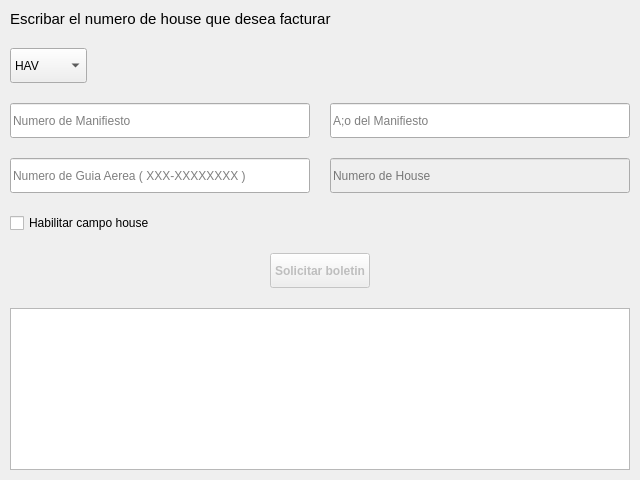
<?xml version="1.0" encoding="UTF-8"?>
<ui version="4.0">
 <class>Frame</class>
 <widget class="QFrame" name="Frame">
  <property name="geometry">
   <rect>
    <x>0</x>
    <y>0</y>
    <width>640</width>
    <height>480</height>
   </rect>
  </property>
  <property name="windowTitle">
   <string>Importar boletin aduanal</string>
  </property>
  <layout class="QVBoxLayout" name="verticalLayout">
   <property name="spacing">
    <number>20</number>
   </property>
   <property name="leftMargin">
    <number>10</number>
   </property>
   <property name="topMargin">
    <number>10</number>
   </property>
   <property name="rightMargin">
    <number>10</number>
   </property>
   <property name="bottomMargin">
    <number>10</number>
   </property>
   <item>
    <widget class="QLabel" name="topic">
     <property name="font">
      <font>
       <pointsize>11</pointsize>
      </font>
     </property>
     <property name="text">
      <string>Escribar el numero de house que desea facturar</string>
     </property>
     <property name="alignment">
      <set>Qt::AlignLeading|Qt::AlignLeft|Qt::AlignVCenter</set>
     </property>
    </widget>
   </item>
   <item>
    <layout class="QHBoxLayout" name="horizontalLayout_4">
     <item>
      <widget class="QComboBox" name="database_select">
       <property name="minimumSize">
        <size>
         <width>75</width>
         <height>35</height>
        </size>
       </property>
       <property name="currentIndex">
        <number>0</number>
       </property>
       <property name="insertPolicy">
        <enum>QComboBox::InsertAtTop</enum>
       </property>
       <property name="placeholderText">
        <string>Sucursal</string>
       </property>
       <item>
        <property name="text">
         <string>HAV</string>
        </property>
       </item>
       <item>
        <property name="text">
         <string>VRA</string>
        </property>
       </item>
       <item>
        <property name="text">
         <string>CFG</string>
        </property>
       </item>
      </widget>
     </item>
     <item>
      <spacer name="horizontalSpacer">
       <property name="orientation">
        <enum>Qt::Horizontal</enum>
       </property>
       <property name="sizeHint" stdset="0">
        <size>
         <width>40</width>
         <height>20</height>
        </size>
       </property>
      </spacer>
     </item>
    </layout>
   </item>
   <item>
    <layout class="QHBoxLayout" name="horizontalLayout_3">
     <item>
      <widget class="QLineEdit" name="mnft_number_lineEdit">
       <property name="minimumSize">
        <size>
         <width>0</width>
         <height>35</height>
        </size>
       </property>
       <property name="maxLength">
        <number>4</number>
       </property>
       <property name="placeholderText">
        <string>Numero de Manifiesto</string>
       </property>
       <property name="clearButtonEnabled">
        <bool>true</bool>
       </property>
      </widget>
     </item>
     <item>
      <widget class="QLineEdit" name="mnft_year_lineEdit">
       <property name="minimumSize">
        <size>
         <width>0</width>
         <height>35</height>
        </size>
       </property>
       <property name="maxLength">
        <number>4</number>
       </property>
       <property name="placeholderText">
        <string>A;o del Manifiesto</string>
       </property>
       <property name="clearButtonEnabled">
        <bool>true</bool>
       </property>
      </widget>
     </item>
    </layout>
   </item>
   <item>
    <layout class="QHBoxLayout" name="horizontalLayout">
     <item>
      <widget class="QLineEdit" name="awb_lineEdit">
       <property name="minimumSize">
        <size>
         <width>0</width>
         <height>35</height>
        </size>
       </property>
       <property name="inputMask">
        <string/>
       </property>
       <property name="text">
        <string/>
       </property>
       <property name="maxLength">
        <number>12</number>
       </property>
       <property name="alignment">
        <set>Qt::AlignLeading|Qt::AlignLeft|Qt::AlignVCenter</set>
       </property>
       <property name="placeholderText">
        <string>Numero de Guia Aerea ( XXX-XXXXXXXX )</string>
       </property>
       <property name="clearButtonEnabled">
        <bool>true</bool>
       </property>
      </widget>
     </item>
     <item>
      <widget class="QLineEdit" name="house_lineEdit">
       <property name="enabled">
        <bool>false</bool>
       </property>
       <property name="minimumSize">
        <size>
         <width>0</width>
         <height>35</height>
        </size>
       </property>
       <property name="text">
        <string/>
       </property>
       <property name="maxLength">
        <number>15</number>
       </property>
       <property name="frame">
        <bool>true</bool>
       </property>
       <property name="alignment">
        <set>Qt::AlignLeading|Qt::AlignLeft|Qt::AlignVCenter</set>
       </property>
       <property name="placeholderText">
        <string notr="true" comment="House" extracomment="House">Numero de House</string>
       </property>
       <property name="clearButtonEnabled">
        <bool>true</bool>
       </property>
      </widget>
     </item>
    </layout>
   </item>
   <item>
    <widget class="QCheckBox" name="house_checkbox">
     <property name="text">
      <string>Habilitar campo house</string>
     </property>
     <property name="tristate">
      <bool>false</bool>
     </property>
    </widget>
   </item>
   <item>
    <layout class="QHBoxLayout" name="horizontalLayout_2">
     <item>
      <widget class="QPushButton" name="submit_btn">
       <property name="enabled">
        <bool>false</bool>
       </property>
       <property name="sizePolicy">
        <sizepolicy hsizetype="Fixed" vsizetype="Fixed">
         <horstretch>0</horstretch>
         <verstretch>0</verstretch>
        </sizepolicy>
       </property>
       <property name="minimumSize">
        <size>
         <width>100</width>
         <height>35</height>
        </size>
       </property>
       <property name="baseSize">
        <size>
         <width>0</width>
         <height>0</height>
        </size>
       </property>
       <property name="font">
        <font>
         <bold>true</bold>
        </font>
       </property>
       <property name="text">
        <string>Solicitar boletin</string>
       </property>
      </widget>
     </item>
    </layout>
   </item>
   <item>
    <widget class="QTextBrowser" name="boletin_info">
     <property name="markdown">
      <string/>
     </property>
     <property name="html">
      <string>&lt;!DOCTYPE HTML PUBLIC &quot;-//W3C//DTD HTML 4.0//EN&quot; &quot;http://www.w3.org/TR/REC-html40/strict.dtd&quot;&gt;
&lt;html&gt;&lt;head&gt;&lt;meta name=&quot;qrichtext&quot; content=&quot;1&quot; /&gt;&lt;meta charset=&quot;utf-8&quot; /&gt;&lt;style type=&quot;text/css&quot;&gt;
p, li { white-space: pre-wrap; }
hr { height: 1px; border-width: 0; }
li.unchecked::marker { content: &quot;\2610&quot;; }
li.checked::marker { content: &quot;\2612&quot;; }
&lt;/style&gt;&lt;/head&gt;&lt;body style=&quot; font-family:'Segoe UI'; font-size:9pt; font-weight:400; font-style:normal;&quot;&gt;
&lt;p style=&quot;-qt-paragraph-type:empty; margin-top:0px; margin-bottom:0px; margin-left:0px; margin-right:0px; -qt-block-indent:0; text-indent:0px;&quot;&gt;&lt;br /&gt;&lt;/p&gt;&lt;/body&gt;&lt;/html&gt;</string>
     </property>
    </widget>
   </item>
  </layout>
 </widget>
 <resources/>
 <connections/>
</ui>
